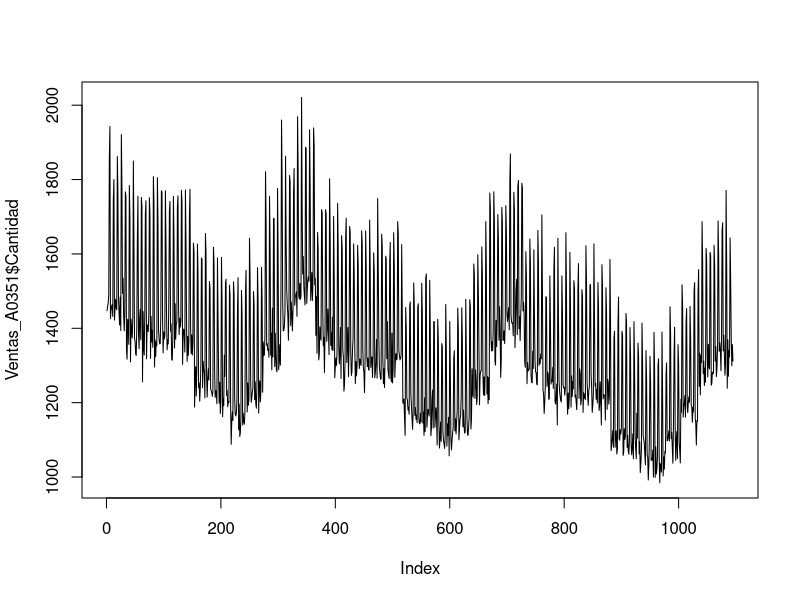
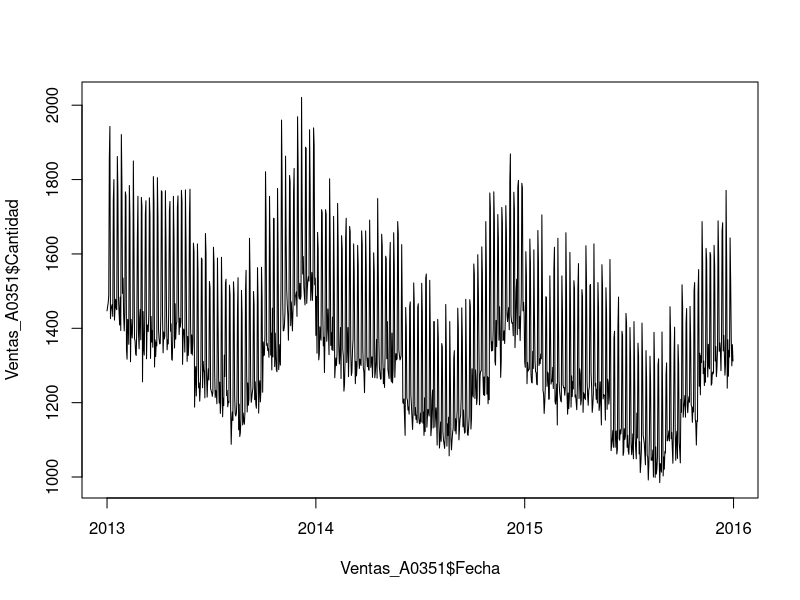
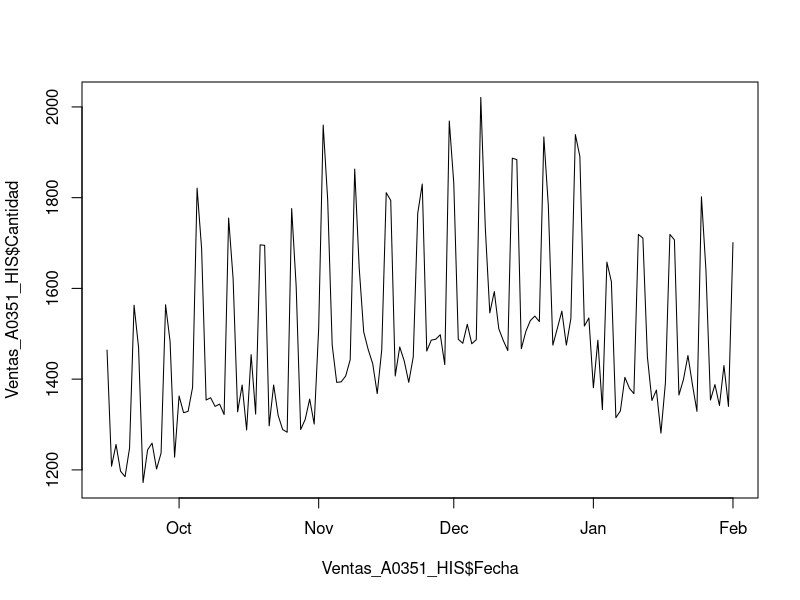
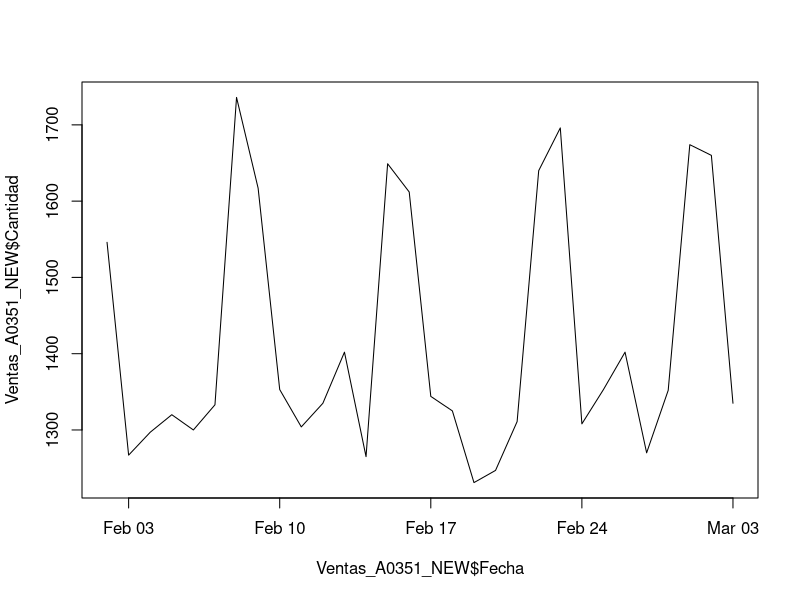
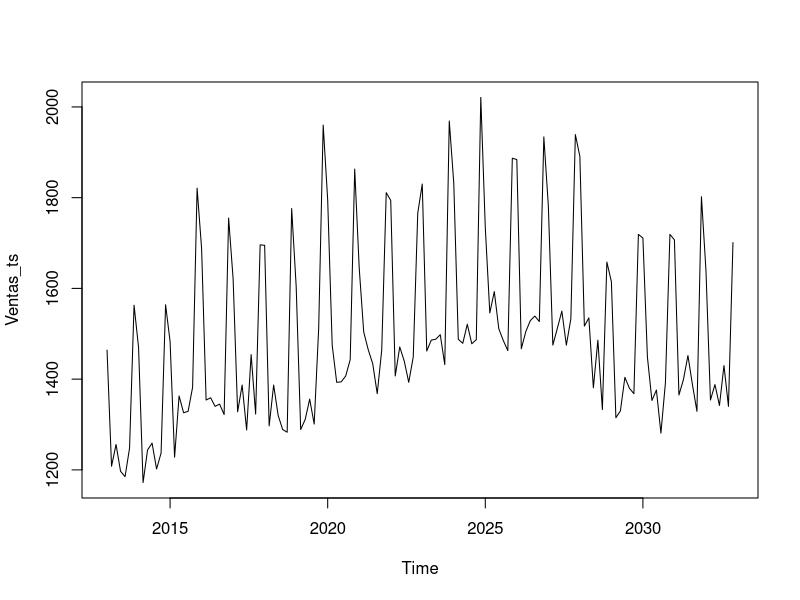
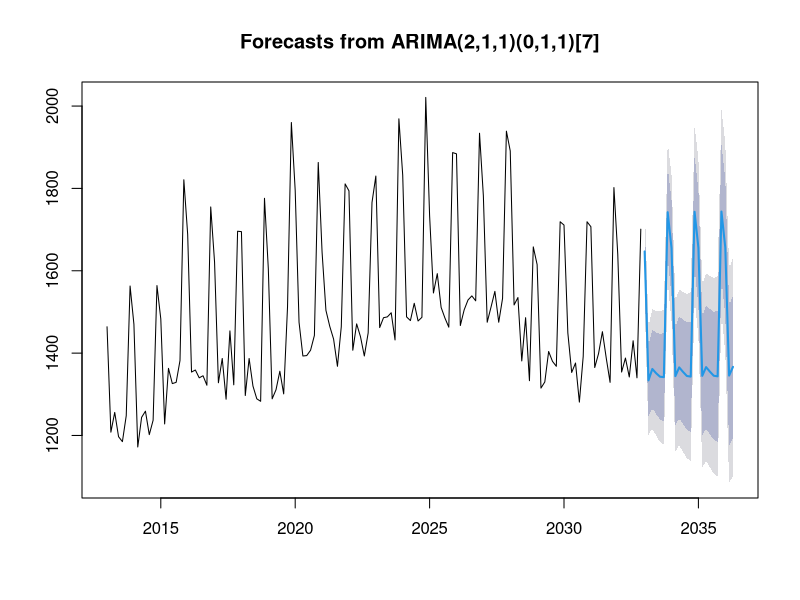
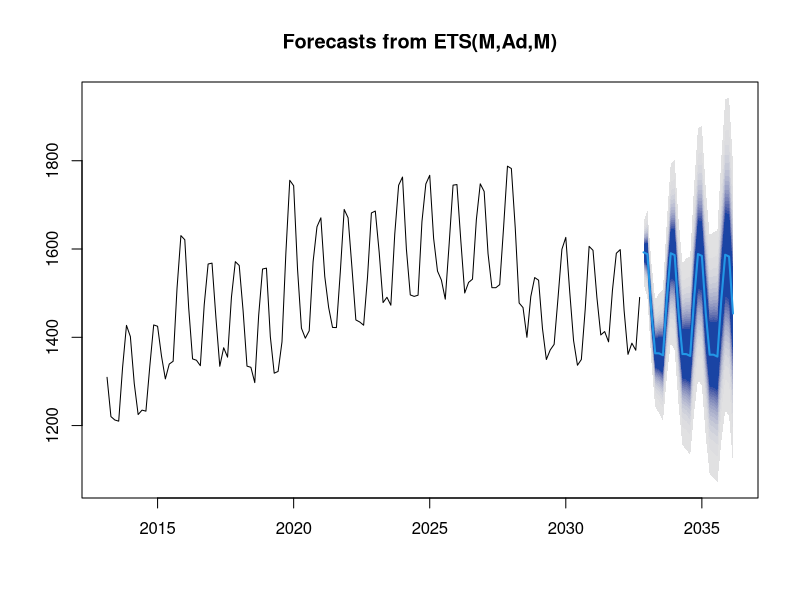
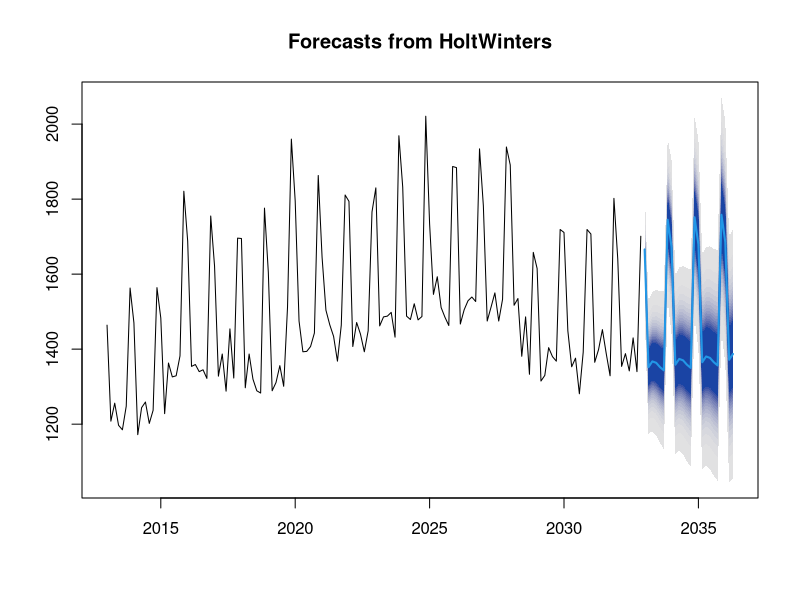

Reproduce these figures in R, in order.
## -------------------------------------------------------------------------
## SCRIPT: Clustering de clientes RFM.R
## CURSO: Master en Data Science
## PROFESOR: Antonio Pita
## Paquetes Necesarios: forecast
## -------------------------------------------------------------------------

## -------------------------------------------------------------------------

##### 1. Bloque de inicializacion de librerias y establecimiento de directorio #####

if (!require("forecast")){
  install.packages("forecast") 
  library(forecast)
}

## -------------------------------------------------------------------------

##### 2. Bloque de establecimiento de directorio #####

setwd("~/Documents/DATA_SCIENCE_MASTER/Casos_de_Negocio")

## -------------------------------------------------------------------------

##### 3. Bloque de carga de datos #####

Ventas=read.csv2("./datos/Ventas.csv",stringsAsFactors = FALSE)

## -------------------------------------------------------------------------

##### 4. Bloque de revisi??n b??sica del dataset #####

str(Ventas)
summary(Ventas)
head(Ventas)
tail(Ventas)

## -------------------------------------------------------------------------

##### 5. Bloque de formateo de variables #####

Ventas$Producto=as.factor(Ventas$Producto)

#esto es para hacer una conversi??n a fecha est??ndar
#lct <- Sys.getlocale("LC_TIME"); Sys.setlocale("LC_TIME", "Spanish_Spain.1252")

Ventas$Fecha=as.Date(Ventas$Fecha)

#Sys.setlocale("LC_TIME", lct)

str(Ventas)
head(Ventas)
summary(Ventas)

## -------------------------------------------------------------------------

##### 6. Bloque de selecci??n de producto #####

Ventas_A0351=Ventas[Ventas$Producto=="A0351",]

str(Ventas_A0351)
head(Ventas_A0351)
summary(Ventas_A0351)

Ventas_A0351=Ventas_A0351[order(Ventas_A0351$Fecha),]
plot(Ventas_A0351$Cantidad, type="l")
plot(Ventas_A0351$Fecha,Ventas_A0351$Cantidad, type="l")

## -------------------------------------------------------------------------

##### 7. Bloque de selecci??n de fecha de analisis y periodo #####

#estrablecemos ventana m??vil sobre la que hacer el an??lisis.
FECHA_ANALISIS=as.Date("2014-02-01")
PERIODO_PREVIO=140#train
PERIODO_PRUEBA=30#test

Ventas_A0351_HIS=Ventas_A0351[Ventas_A0351$Fecha<=FECHA_ANALISIS & Ventas_A0351$Fecha>FECHA_ANALISIS-PERIODO_PREVIO,]
Ventas_A0351_NEW=Ventas_A0351[Ventas_A0351$Fecha<=FECHA_ANALISIS + PERIODO_PRUEBA & Ventas_A0351$Fecha>FECHA_ANALISIS,c("Fecha","Cantidad")]

plot(Ventas_A0351_HIS$Fecha,Ventas_A0351_HIS$Cantidad, type="l")
plot(Ventas_A0351_NEW$Fecha,Ventas_A0351_NEW$Cantidad, type="l")

## -------------------------------------------------------------------------

##### 8. Bloque de formateo de serie #####

Ventas_ts = ts(Ventas_A0351_HIS$Cantidad,start=c(2013,1,1),frequency=7)
plot(Ventas_ts)
print(Ventas_ts)

## -------------------------------------------------------------------------

##### 9. Bloque de modelo Arima #####

model_arima=auto.arima(Ventas_ts,seasonal=TRUE,trace=TRUE)
plot(forecast(model_arima,h=24))
forecast(model_arima,h=24)
#para establecer otros intervalos de confianza
forecast(model_arima,h=24,level=c(99))
summary(model_arima)

Ventas_A0351_NEW$Arima=forecast(model_arima,h=PERIODO_PRUEBA)$mean

## -------------------------------------------------------------------------

##### 10. Bloque de modelo Media Movil #####

model_ma=ma(Ventas_ts,order=3)
summary(model_ma)
plot(forecast(model_ma, fan=TRUE,h=24))
forecast(model_ma, level=c(80,95),h=24)

Ventas_A0351_NEW$MA=forecast(model_ma,h=PERIODO_PRUEBA)$mean

## -------------------------------------------------------------------------

##### 11. Bloque de modelo Holt-Winters #####

model_hw=HoltWinters(Ventas_ts)
summary(model_hw)
plot(forecast(model_hw, fan=TRUE,h=24))
forecast(model_hw,level=c(80,95),h=24)

Ventas_A0351_NEW$HW=forecast(model_hw,h=PERIODO_PRUEBA)$mean

## -------------------------------------------------------------------------

##### 12. Bloque de modelo lineal #####

model_tslm=tslm(Ventas_ts~trend + season,data=Ventas_ts)
summary(model_tslm)
plot(forecast(model_tslm, fan=TRUE,h=24))
forecast(model_tslm,level=c(80,95),h=24)

Ventas_A0351_NEW$tslm=forecast(model_tslm,h=PERIODO_PRUEBA)$mean

## -------------------------------------------------------------------------

##### 13. Bloque de presentaci??n de resultados #####

YMAX=max(Ventas_A0351_NEW[,-1])
YMIN=min(Ventas_A0351_NEW[,-1])

plot(Ventas_A0351_NEW$Cantidad,type="l", ylim=c(YMIN,YMAX),lwd=2)
lines(c(Ventas_A0351_NEW$Arima),col="blue")
lines(c(Ventas_A0351_NEW$MA),col="red")
lines(c(Ventas_A0351_NEW$HW),col="green")
lines(c(Ventas_A0351_NEW$tslm),col="cyan")

Ventas_A0351_NEW

## -------------------------------------------------------------------------